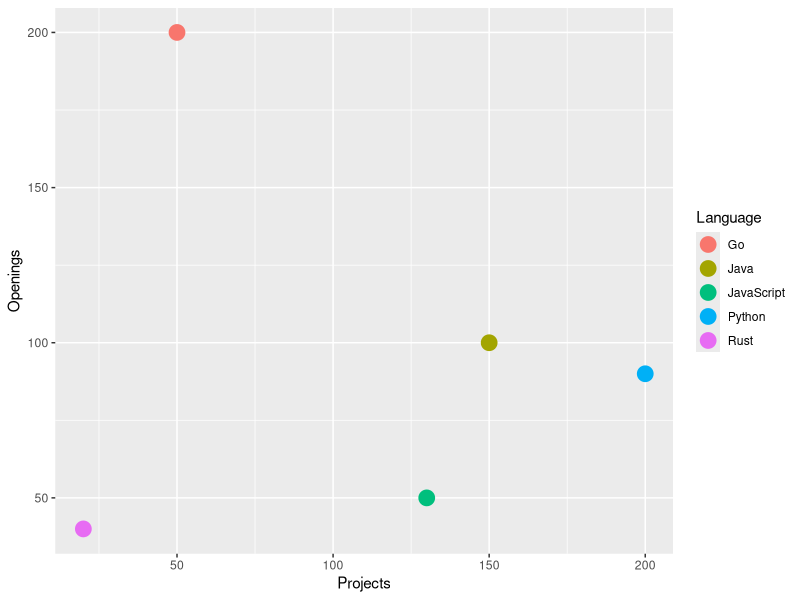
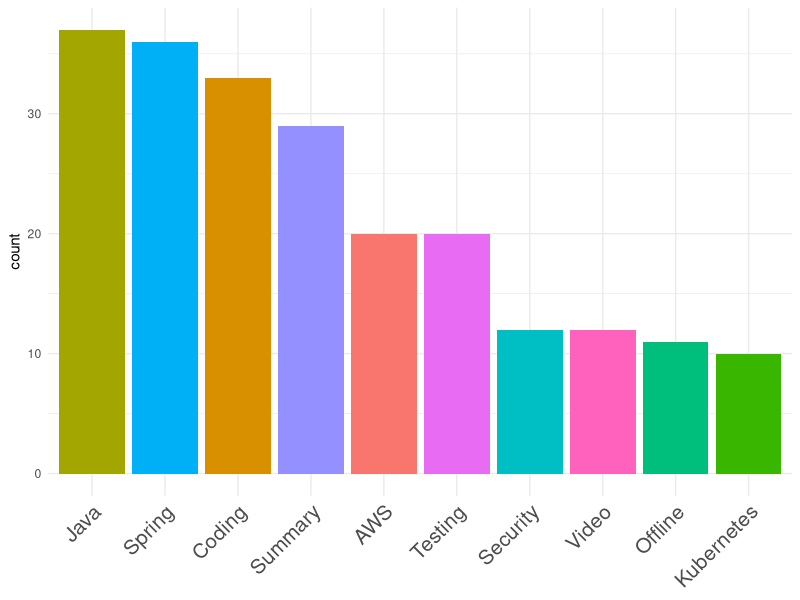
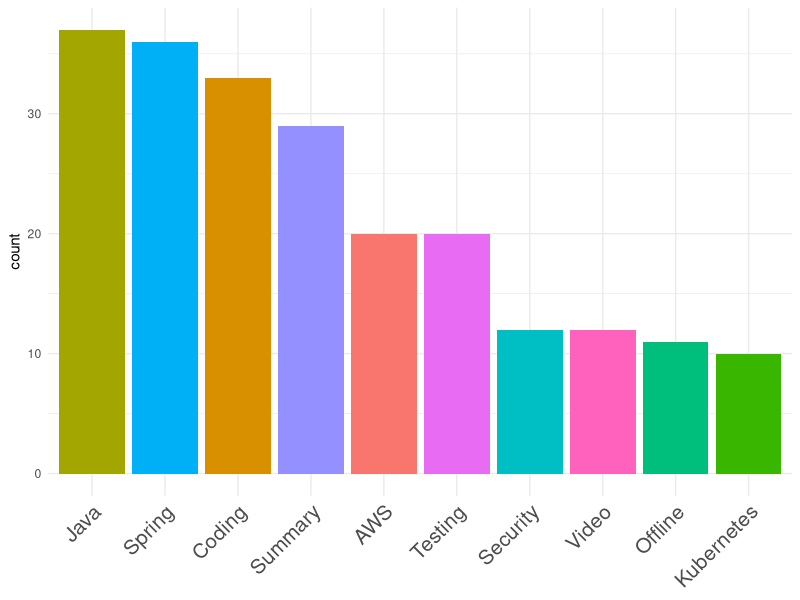

These figures' R source, in order: (Note: this script raises an error after producing the figures.)
#install.packages("ggplot2")
#install.packages("tidyverse")
#install.packages("ggrepel")

library(ggplot2)
library(tidyverse)
library(ggrepel)

setwd("~/IdeaProjects/lvivjavaclub/rlang")

v1 <- c(1, 1, 1, 1)
v2 <- c(1, 2, 3, 4)
v3 <- c(1, -1)

x <- 5
typeof(x)
typeof(v1)

mx1 <- matrix(c(1, 2, 3, 4, 5), nrow = 3, ncol = 2)
mx1 + mx1

df <- data.frame(
  Language = c("Java", "Go", "JavaScript", "Rust", "Python"),
  Projects = c(150, 50, 130, 20, 200),
  Openings = c(100, 200, 50, 40, 90)
)

ggplot(df, aes(x = Projects, y = Openings)) + geom_point(aes(color=Language), size=5)

rm(x, v1, v2, v3, mx1, df)

events <- read.csv("events.csv")
backlog <- read.csv("backlog.csv")
videos <- read.csv("videos.csv")

tags_count <- events %>%
  mutate(tags = str_remove_all(tags, "\\[|\\]|'")) %>%
  separate_rows(tags, sep = ", \\s*") %>%
  count(tags, name = "count") %>%
  slice_max(count, n = 10)

ggplot(tags_count, aes(x=reorder(tags, -count), y=count)) +
  geom_bar(stat="identity", aes(fill=tags)) +
  theme_minimal() +
  theme(legend.position = "none", axis.title.x = element_blank(), axis.text.x = element_text(angle = 45, hjust = 1, size = 15))
ggsave("tags.png", width=10, height=8)

length(events_with_speaker$Number)
events_with_speaker <- events %>%
  mutate(Number=str_extract(title, "(?<=Event#)\\d+")) %>%
  filter(!is.na(Number)) %>%
  mutate(Number = as.numeric(Number)) %>%
  left_join(backlog %>% filter(!(User %in% c("Video", "TBD", "")) & Top != "Тривога") %>% select(Number, User), by = "Number") %>%
  filter(!is.na(User))

speaker_summary <- events_with_speaker %>%
  mutate(tags = str_remove_all(tags, "\\[|\\]|'") %>% str_split(", \\s*")) %>%
  unnest(tags) %>%
  group_by(User) %>%
  summarise(
    num_events = n_distinct(Number),
    num_tags = n_distinct(tags)
  )

ggplot(speaker_summary, aes(x = num_events, y=num_tags)) +
  geom_point(size=3, color="darkred") +
  geom_text_repel(aes(label=User)) +
  labs(
    title = "Активність спікерів",
    x = "Кількість івентів",
    y = "Унікальні теми"
  ) + theme_classic()

ggsave("speakers.png", width=10, height=8)


videos_summary <- videos %>%
  mutate(Video.publish.time = as.Date(Video.publish.time, format = "%b %d, %Y"))

ggplot(videos_summary, aes(x=Video.publish.time, y=Views)) + ylim(0, 410) + 
  geom_point(color = ifelse(videos$Views >= sort(videos$Views, decreasing = TRUE)[4], "green", "darkred")) +
  geom_smooth(method = "lm", se = FALSE, linetype = "dashed", color = "darkgreen") +
  labs(
    title="Кількість переглядів відео",
    x="Опубліковано",
    y="Кількість переглядів"
  ) + theme_bw()

ggsave("video_views.png", width=10, height=8)
